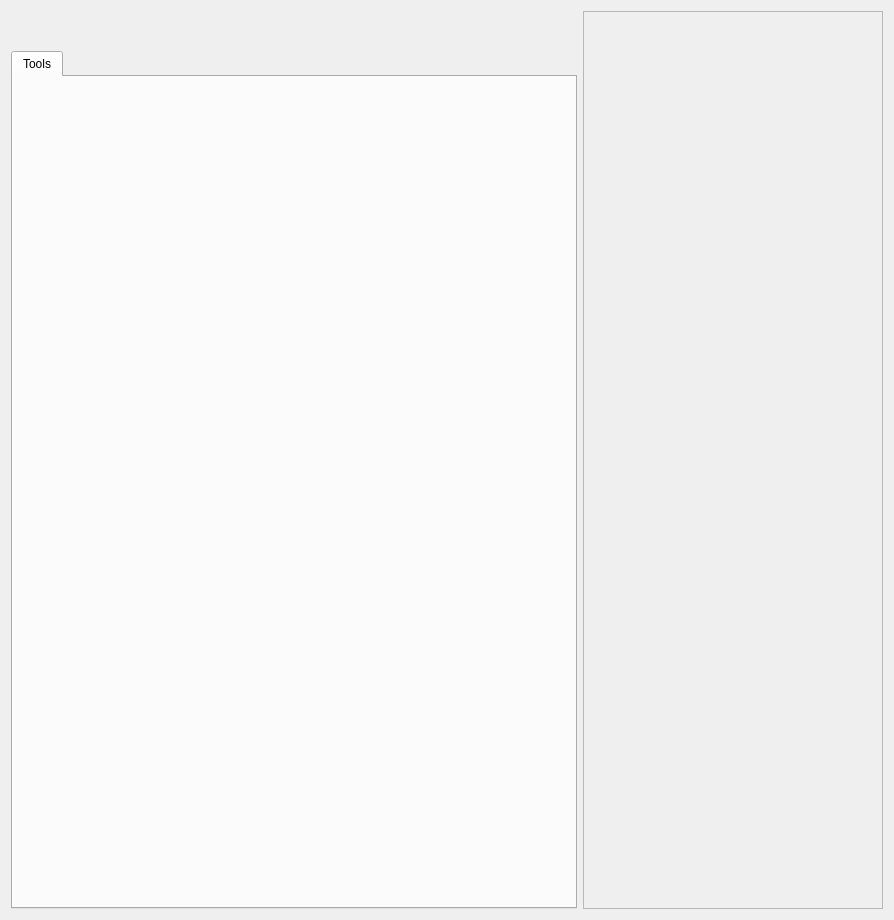
<?xml version="1.0" encoding="UTF-8"?>
<ui version="4.0">
 <class>GenericPQGView</class>
 <widget class="QWidget" name="GenericPQGView">
  <property name="geometry">
   <rect>
    <x>0</x>
    <y>0</y>
    <width>894</width>
    <height>920</height>
   </rect>
  </property>
  <property name="windowTitle">
   <string>GenericPQGView</string>
  </property>
  <layout class="QHBoxLayout" name="horizontalLayout">
   <item>
    <layout class="QVBoxLayout" name="verticalLayout_2">
     <item>
      <layout class="QGridLayout" name="hLayout"/>
     </item>
     <item>
      <spacer name="verticalSpacer">
       <property name="orientation">
        <enum>Qt::Vertical</enum>
       </property>
       <property name="sizeType">
        <enum>QSizePolicy::Minimum</enum>
       </property>
       <property name="sizeHint" stdset="0">
        <size>
         <width>20</width>
         <height>40</height>
        </size>
       </property>
      </spacer>
     </item>
     <item>
      <widget class="QTabWidget" name="plotTools">
       <property name="enabled">
        <bool>true</bool>
       </property>
       <property name="sizePolicy">
        <sizepolicy hsizetype="Expanding" vsizetype="Minimum">
         <horstretch>0</horstretch>
         <verstretch>0</verstretch>
        </sizepolicy>
       </property>
       <property name="minimumSize">
        <size>
         <width>0</width>
         <height>0</height>
        </size>
       </property>
       <property name="maximumSize">
        <size>
         <width>16777215</width>
         <height>900</height>
        </size>
       </property>
       <property name="currentIndex">
        <number>0</number>
       </property>
       <widget class="QWidget" name="toolsTab">
        <attribute name="title">
         <string>Tools</string>
        </attribute>
        <layout class="QVBoxLayout" name="verticalLayout_4">
         <item>
          <layout class="QHBoxLayout" name="toolsLayout"/>
         </item>
         <item>
          <spacer name="verticalSpacer_2">
           <property name="orientation">
            <enum>Qt::Vertical</enum>
           </property>
           <property name="sizeType">
            <enum>QSizePolicy::Minimum</enum>
           </property>
           <property name="sizeHint" stdset="0">
            <size>
             <width>20</width>
             <height>40</height>
            </size>
           </property>
          </spacer>
         </item>
        </layout>
       </widget>
      </widget>
     </item>
    </layout>
   </item>
   <item>
    <widget class="QTextEdit" name="dataView">
     <property name="enabled">
      <bool>false</bool>
     </property>
     <property name="minimumSize">
      <size>
       <width>300</width>
       <height>0</height>
      </size>
     </property>
     <property name="maximumSize">
      <size>
       <width>300</width>
       <height>16777215</height>
      </size>
     </property>
     <property name="layoutDirection">
      <enum>Qt::LeftToRight</enum>
     </property>
    </widget>
   </item>
  </layout>
 </widget>
 <resources/>
 <connections/>
</ui>
